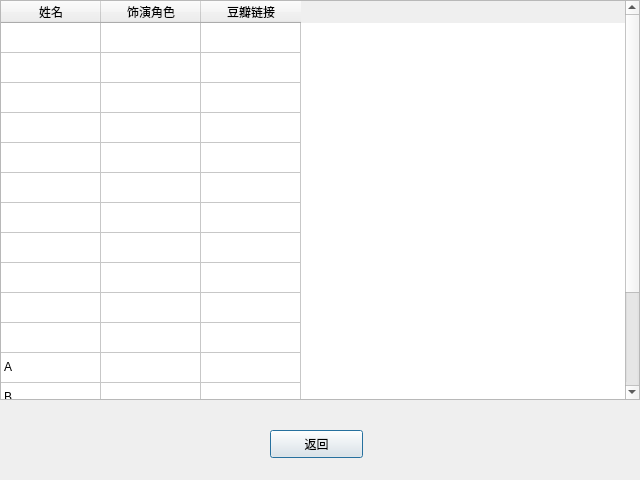
<?xml version="1.0" encoding="UTF-8"?>
<ui version="4.0">
 <class>AllCastDialog</class>
 <widget class="QDialog" name="AllCastDialog">
  <property name="geometry">
   <rect>
    <x>0</x>
    <y>0</y>
    <width>640</width>
    <height>480</height>
   </rect>
  </property>
  <property name="windowTitle">
   <string>所有演员</string>
  </property>
  <widget class="QTableWidget" name="tableWidget">
   <property name="geometry">
    <rect>
     <x>0</x>
     <y>0</y>
     <width>640</width>
     <height>400</height>
    </rect>
   </property>
   <property name="editTriggers">
    <set>QAbstractItemView::NoEditTriggers</set>
   </property>
   <attribute name="horizontalHeaderVisible">
    <bool>true</bool>
   </attribute>
   <attribute name="verticalHeaderVisible">
    <bool>false</bool>
   </attribute>
   <row>
    <property name="text">
     <string>1</string>
    </property>
   </row>
   <row>
    <property name="text">
     <string>新建行</string>
    </property>
   </row>
   <row>
    <property name="text">
     <string>新建行</string>
    </property>
   </row>
   <row>
    <property name="text">
     <string>新建行</string>
    </property>
   </row>
   <row>
    <property name="text">
     <string>新建行</string>
    </property>
   </row>
   <row>
    <property name="text">
     <string>新建行</string>
    </property>
   </row>
   <row>
    <property name="text">
     <string>新建行</string>
    </property>
   </row>
   <row>
    <property name="text">
     <string>新建行</string>
    </property>
   </row>
   <row>
    <property name="text">
     <string>新建行</string>
    </property>
   </row>
   <row>
    <property name="text">
     <string>新建行</string>
    </property>
   </row>
   <row>
    <property name="text">
     <string>新建行</string>
    </property>
   </row>
   <row>
    <property name="text">
     <string>新建行</string>
    </property>
   </row>
   <row>
    <property name="text">
     <string>新建行</string>
    </property>
   </row>
   <row>
    <property name="text">
     <string>新建行</string>
    </property>
   </row>
   <row>
    <property name="text">
     <string>新建行</string>
    </property>
   </row>
   <row>
    <property name="text">
     <string>新建行</string>
    </property>
   </row>
   <column>
    <property name="text">
     <string>姓名</string>
    </property>
   </column>
   <column>
    <property name="text">
     <string>饰演角色</string>
    </property>
   </column>
   <column>
    <property name="text">
     <string>豆瓣链接</string>
    </property>
   </column>
   <item row="11" column="0">
    <property name="text">
     <string>A</string>
    </property>
   </item>
   <item row="12" column="0">
    <property name="text">
     <string>B</string>
    </property>
   </item>
  </widget>
  <widget class="QPushButton" name="ReturnButton">
   <property name="geometry">
    <rect>
     <x>270</x>
     <y>430</y>
     <width>93</width>
     <height>28</height>
    </rect>
   </property>
   <property name="text">
    <string>返回</string>
   </property>
  </widget>
 </widget>
 <resources/>
 <connections>
  <connection>
   <sender>ReturnButton</sender>
   <signal>clicked()</signal>
   <receiver>AllCastDialog</receiver>
   <slot>reject()</slot>
   <hints>
    <hint type="sourcelabel">
     <x>322</x>
     <y>453</y>
    </hint>
    <hint type="destinationlabel">
     <x>428</x>
     <y>461</y>
    </hint>
   </hints>
  </connection>
 </connections>
</ui>
